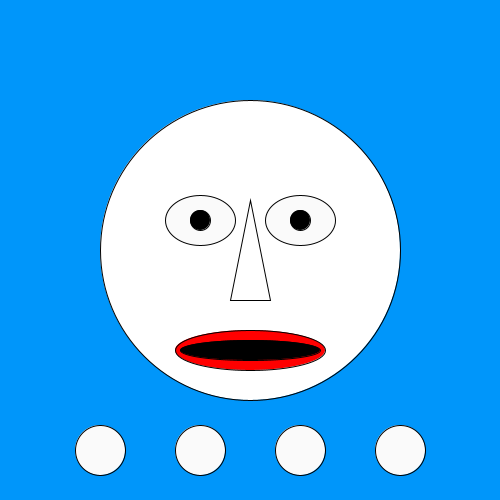
Frame 1 (no input)
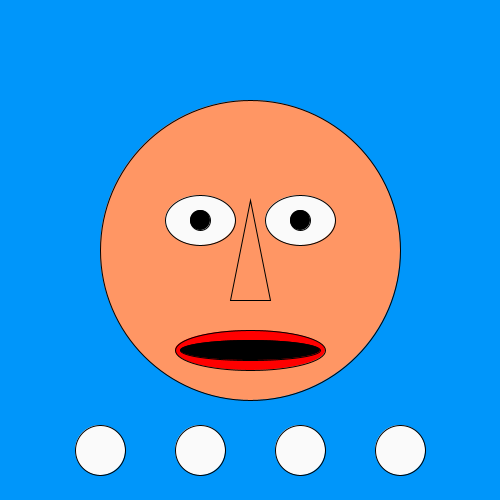
Frame 60 (the mouse pressed at the canvas centre just before this capture)
Frame 120 (the mouse held since frame 60 and released just before this capture): identical to frame 60, image omitted

The Processing sketch that drew these frames (run headless with seeded random() and noise(); from frame 60 on, the mouse is pressed at the canvas centre):

// Processing sketch: processing_35916
// ── processing_35916.pde

int x1= 100; //x position bubble1
int x2= 200; //x pos bubble2
int x3= 300; //x pos bubble3
int x4= 400; //x pos bubble4
int y = 450; //y pos all bubbles
int rad= 25; //radius of all bubbles

//setup canvas
void setup() {
  size(500, 500);
  background(0, 150, 250);
  smooth();
}

//Establish face
void draw() {
  background(0, 150, 250);
  //head
  ellipse(250, 250, 300, 300);
  //nose
  triangle(250, 200, 230, 300, 270, 300);

  //eyes
  fill(250, 250, 250);
  ellipse(200, 220, 70, 50);
  ellipse(300, 220, 70, 50);

  //pupils
  fill(0, 0, 0);
  ellipse(200, 220, 20, 20);
  ellipse(300, 220, 20, 20);

  //mouth
  fill(256, 0, 0);
  ellipse(250, 350, 150, 40);
  fill(0, 0, 0);
  ellipse(250, 350, 140, 20);

  //selection bubbles
  fill(250, 250, 250);
  /*for(int i= 0; i< 400; i= i+100) {
   ellipse(i + 100,450,50,50); } */

  //SON OF MAN
  float d = dist(mouseX, mouseY, x1, y);
  if (d < rad) {

    //keep bubbles   
    ellipse(100, 450, 50, 50);
    ellipse(200, 450, 50, 50);
    ellipse(400, 450, 50, 50);
    ellipse(300, 450, 50, 50);

    //pupils
    fill(0, 0, 0);
    ellipse(200, 210, 20, 20);
    ellipse(300, 210, 20, 20);

    //hat
    fill(0, 0, 0);
    curve(200, 550, 140, 70, 360, 70, 300, 550);
    rect(140, 70, 220, 50);
    ellipse(250, 130, 300, 30);
    fill(100, 100, 100);
    rect(140, 110, 220, 10);


    //tie
    fill(250, 10, 10);
    triangle(250, 400, 230, 500, 270, 500);
    triangle(250, 400, 225, 450, 275, 450);

    //apple
    fill(70, 150, 40);
    ellipse(250, 285, 210, 175);
    fill(200, 100, 10);
    rect(250, 160, 10, 40);

    //leaves
    fill(90, 100, 20);
    //bottomleft
    ellipse(200, 175, 100, 30);
    //bottomright
    ellipse(315, 165, 120, 20);
    //topleft
    rotate(radians(30));
    ellipse(370, 20, 120, 20);
    //topright
    rotate(radians(20));
    rotate(radians(10));
    ellipse(220, -135, 100, 30);
  }
  ellipse(100, 450, 50, 50);




  //TOURIST
  float e = dist(mouseX, mouseY, x2, y);
  if (e < rad) {

    //Sun Glasses
    strokeWeight(7);
    fill(0, 0, 0);
    line(200, 220, 300, 220);
    line(200, 220, 110, 200);
    line(300, 220, 390, 200); 
    ellipse(185, 230, 100, 100);
    ellipse(315, 230, 100, 100);
    fill(255);

    //Bubble
    strokeWeight(1);
    ellipse(200, 450, 50, 50);

    //Tourist hat
    fill(256, 200, 100);
    curve(250, 700, 140, 144, 360, 144, 250, 700);
    ellipse(250, 160, 470, 30);
    triangle(250, 405, 230, 420, 245, 430);
    triangle(257, 407, 260, 427, 280, 435);
    curve(250, 300, 70, 170, 250, 400, 400, 450);
    curve(250, 300, 430, 170, 250, 400, 100, 450);
    fill(256, 256, 0);
    rect(140, 140, 220, 10);

    //Sunbloc Nose
    fill(256, 256, 256);
    triangle(250, 200, 230, 300, 270, 300);

    //shine
    if (mousePressed == true) {
      fill(255);
      strokeWeight(1);
      quad(150, 250, 160, 260, 170, 250, 160, 240);
      quad(275, 250, 285, 260, 295, 250, 285, 240);
    }
  }
  ellipse(200, 450, 50, 50);




  //WITCH
  float f = dist(mouseX, mouseY, x3, y);
  if (f < rad) {

    //pupils
    fill(0);
    ellipse(200, 220, 20, 20);
    ellipse(300, 220, 20, 20);
    
    if (mousePressed == true) {
      fill (250, 0, 0);
    }
    ellipse(200, 220, 20, 20);
    ellipse(300, 220, 20, 20);

    //mouth
    fill(50, 100, 50);
    ellipse(250, 350, 150, 40);
    fill(0, 0, 0);
    ellipse(250, 350, 140, 20);

    //wart
    fill(80, 100, 80);
    ellipse(270, 280, 30, 30);

    //witch hat
    fill(0, 0, 0);
    ellipse(250, 160, 470, 30);
    triangle(250, 1, 130, 160, 370, 160);
    fill(100, 0, 100);
    rect(145, 137, 210, 10);
    fill(255);
  }
  ellipse(300, 450, 50, 50);



  //PIRATE
  float g = dist(mouseX, mouseY, x4, y);
  if (g < rad) {

    //eyepatch
    strokeWeight(5);
    fill(0, 0, 0);
    ellipse(200, 220, 80, 80);
    line(200, 220, 125, 170);
    line(200, 220, 375, 170);
    strokeWeight(1);

    /*//Bubble
    fill(255);
    ellipse(400, 450, 50, 50);*/

    //Bandanna
    fill(256, 256, 0);
    curve(200, 550, 140, 144, 360, 144, 300, 550);
    triangle(140, 140, 90, 180, 100, 195);
    triangle(140, 140, 80, 150, 90, 160);

    //face color
    fill(256, 150, 100);

    if (mousePressed == true) {
      //face model
      ellipse(250, 250, 300, 300);

      

      //nose
      triangle(250, 200, 230, 300, 270, 300);

      //eyes
      fill(250, 250, 250);
      ellipse(200, 220, 70, 50);
      ellipse(300, 220, 70, 50);

      //pupils
      fill(0, 0, 0);
      ellipse(200, 220, 20, 20);
      ellipse(300, 220, 20, 20);

      //mouth
      fill(256, 0, 0);
      ellipse(250, 350, 150, 40);
      fill(0, 0, 0);
      ellipse(250, 350, 140, 20);

      //Bandanna
      strokeWeight(1);
      fill(256, 256, 0);
      curve(200, 550, 140, 144, 360, 144, 300, 550);
      triangle(140, 140, 90, 180, 100, 195);
      triangle(140, 140, 80, 150, 90, 160);

      //NEW eyepatch
      fill(0, 0, 0);
      strokeWeight(5);
      ellipse(300, 220, 80, 80);
      line(300, 220, 125, 170);
      line(300, 220, 375, 170);
      
      //face color
      fill(256, 150, 100);

      //Bubble
      fill(255);
      strokeWeight(1);
      ellipse(400, 450, 50, 50);
    }
    fill(255);
  }
  ellipse(400, 450, 50, 50);


  //face color
  fill(256, 150, 100);
}
